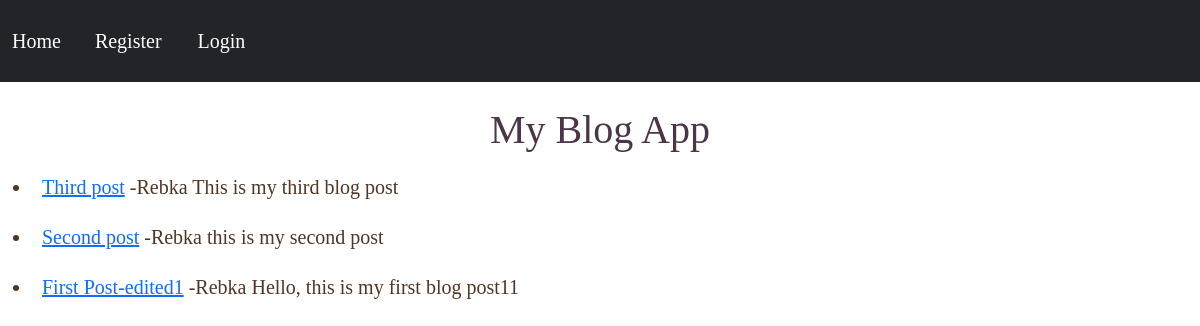
/, run on an earlier commit of the app's database.
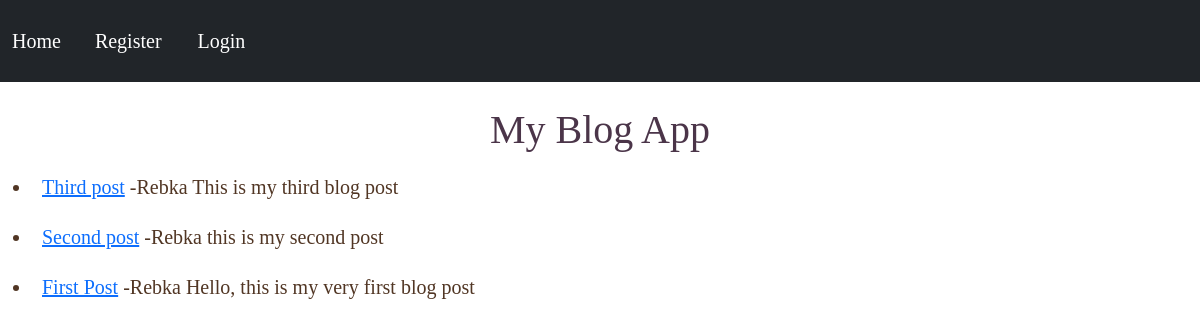
And on a later commit of the database.
### blogs/models.py (models this page shows, shortened)
class Post(models.Model):
    title=models.CharField(max_length=200)
    author=models.ForeignKey(User, on_delete=models.CASCADE)
    body=models.TextField()
    likes=models.ManyToManyField(User, related_name='blog_posts',blank=True)

### blogs/views.py (the view)
# urls.py: path('',Home.as_view(), name="home"),
class Home(ListView):
    model = Post
    template_name = 'home.html'
    ordering = ['-id']

### blogs/templates/home.html (shortened to what this page needs)
<!DOCTYPE html>
<html lang="'en">
<head>
</head>
<body>
    <div>
        {% extends "a.html" %}
        {%block content%}
<h1>My Blog App</h1>
<ul>
  {% for post in object_list %}
    <li><a href="{% url 'post detail' post.pk %}">{{post.title}}</a> -{{post.author.first_name}}
  {{post.body}}
    </li>
  {%endfor%}
</ul>
  {% endblock %}

What changed in the data, as far as the page shows it:
changed Post: title "First Post-edited1" → "First Post"; body "Hello, this is my first blog post11" → "Hello, this is my very first blog post"
